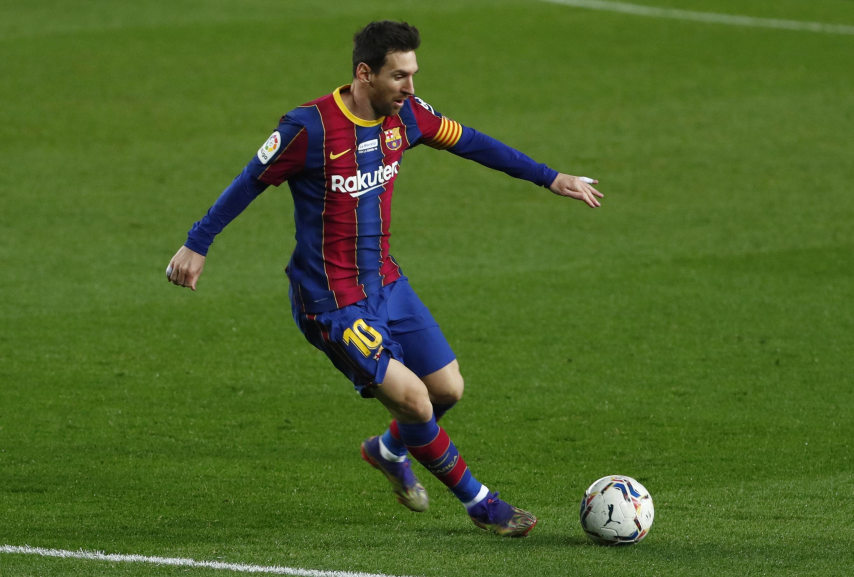
#> input picture OpenCV/Opencv documentations/OpenCV-Python Tutorials/Core Operations/Basic Operations on Images/messi.jpg, 2560 x 1731 px (shown at 1/3 size)
$ python 'Basic Operations on Images.py'
#> lines starting #> are read from the running program, lines starting #| are printed output that depends on the picture
import cv2
import numpy as np

img = cv2.imread('messi.jpg')
#> img is the input picture: shape (1731, 2560, 3); mean B, G, R 40.2, 101.5, 77
img = cv2.resize(img, None, fx = 0.25, fy = 0.25)
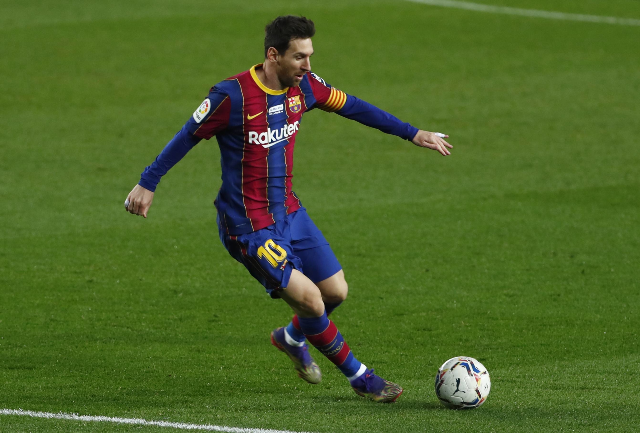
#> img: shape (433, 640, 3); mean B, G, R 40.3, 101.7, 77.2

# [53 lines of commented-out code are left out]


import cv2
import numpy as np
from matplotlib import pyplot as plt

BLUE = [255,0,0]

img1 = img #cv2.imread('opencv-logo-white.png')

replicate = cv2.copyMakeBorder(img1,10,10,10,10,cv2.BORDER_REPLICATE)
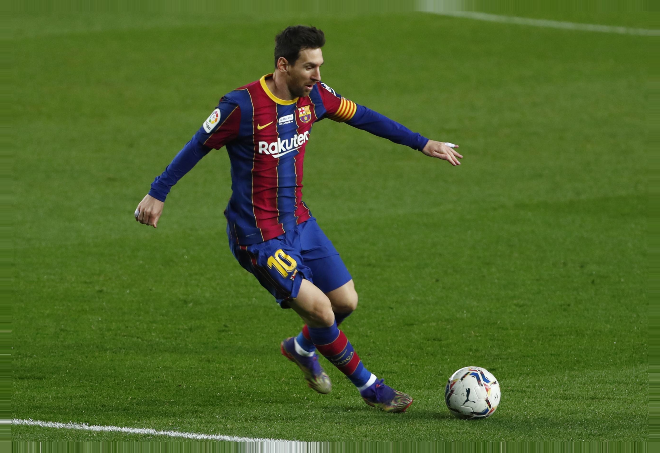
#> replicate: shape (453, 660, 3); mean B, G, R 40.7, 102.4, 77.6
reflect = cv2.copyMakeBorder(img1,10,10,10,10,cv2.BORDER_REFLECT)
reflect101 = cv2.copyMakeBorder(img1,10,10,10,10,cv2.BORDER_REFLECT_101)
wrap = cv2.copyMakeBorder(img1,10,10,10,10,cv2.BORDER_WRAP)
constant= cv2.copyMakeBorder(img1,10,10,10,10,cv2.BORDER_CONSTANT,value=BLUE)
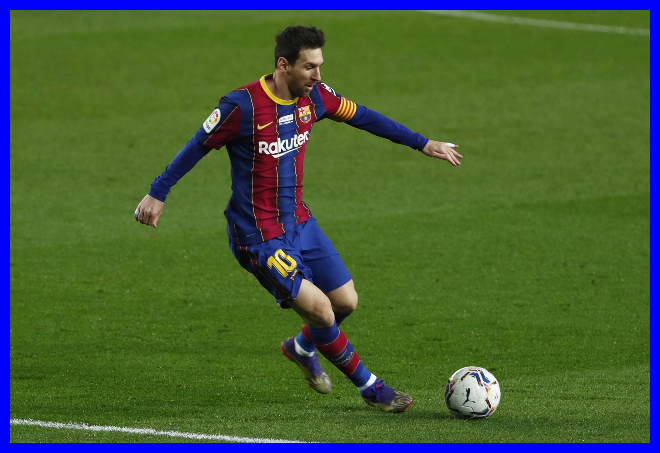
#> constant: shape (453, 660, 3); mean B, G, R 56, 94.2, 71.5

plt.subplot(231),plt.imshow(img1,'gray'),plt.title('ORIGINAL')
plt.subplot(232),plt.imshow(replicate,'gray'),plt.title('REPLICATE')
plt.subplot(233),plt.imshow(reflect,'gray'),plt.title('REFLECT')
plt.subplot(234),plt.imshow(reflect101,'gray'),plt.title('REFLECT_101')
plt.subplot(235),plt.imshow(wrap,'gray'),plt.title('WRAP')
plt.subplot(236),plt.imshow(constant,'gray'),plt.title('CONSTANT')

plt.show()
#> figure, not shown here; B, G, R data is drawn as R, G, B
